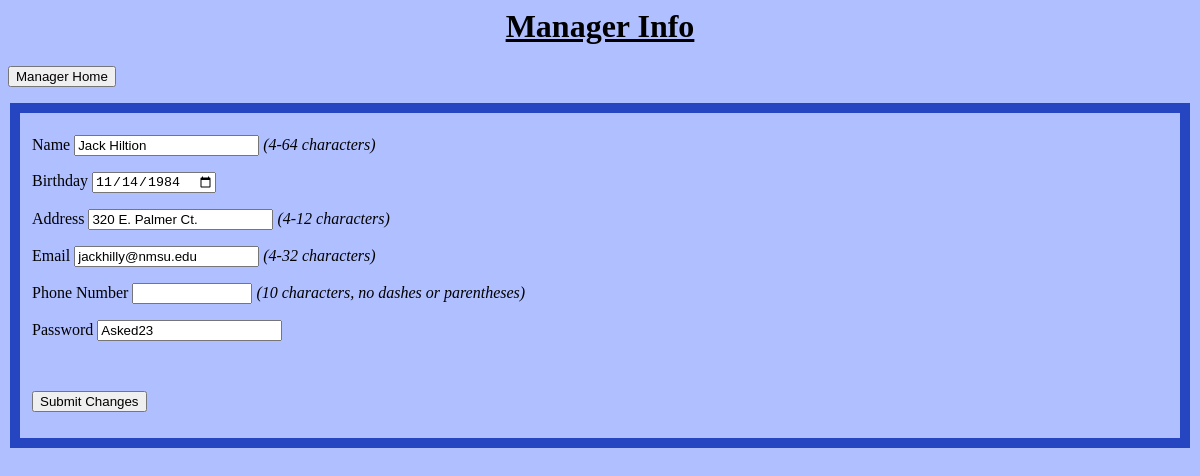
The app's page /CoachSystem/view_manager_info.php?altered_info (signed in), older data.
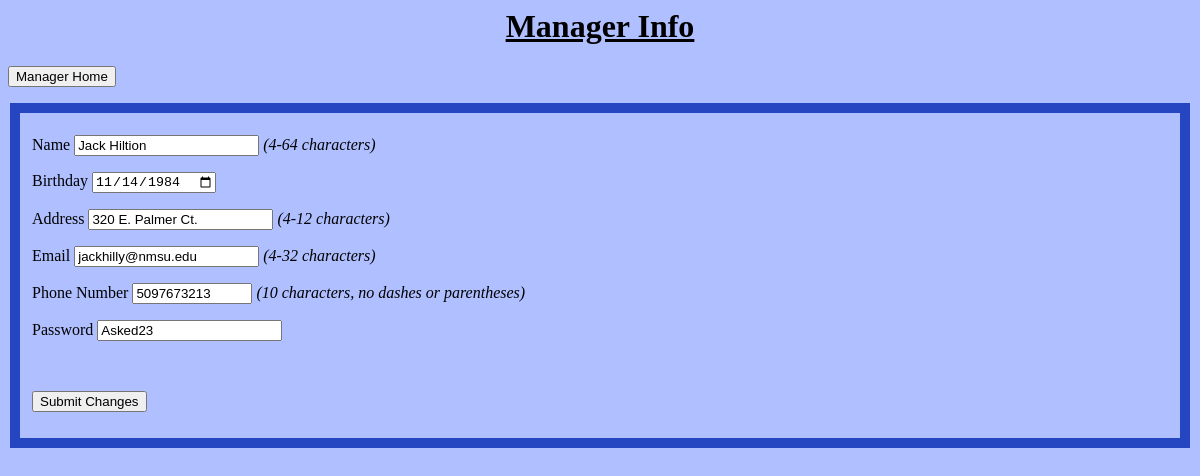
The same page, newer data.
### tables this page shows
create table Manager(
    ID int unsigned not null primary key auto_increment,
    LoginID varchar(16) not null,
    Name varchar(64) not null,
    Password varchar(8),
    Birthday date,
    Address varchar(128),
    Email varchar(32),
    PhoneNumber char(10)    
);

### CoachSystem/view_manager_info.php (the view, shortened to what this page needs)
<?php
$ID = $_SESSION['ID'];
try {
   $link = connectDB();
   $sql = "SELECT LoginID, Name, Birthday, Address, Email, PhoneNumber, Password FROM Manager WHERE ID = ".$ID;
   if($result=mysqli_query($link,$sql)) {
      while($row = mysqli_fetch_assoc($result)) {
         $Name = $row['Name'];
         $Birthday = $row['Birthday'];
         $Address = $row['Address'];
         $Email = $row['Email'];
         $PhoneNumber = $row['PhoneNumber'];
         $Password = $row['Password'];
      }
   }
}
catch (Exception $e) {
   $message = 'Unable to process request.';
}
?>
<html>
<head>
   <link href="styles.css" rel="stylesheet" type="text/css"
</head>
<body>
   <h1><center><u>Manager Info</u></center></h1>
   <form action="manager_home.php" method="post">
      <p>
         <input type="submit" value="Manager Home" />
      </p>
   </form>
   <form action="update_manager_info_functions.php" method="post">
      <fieldset style = "Color: #000000; border-color: #2645c1; border-width: 10px; border-style: solid;">
<p>
   <label>Name</label>
   <input type="text" name="Name" value="<?php echo $Name;?>" minlength="4" maxlength="64" required/>
   <i>(4-64 characters)</i>
</p>
<p>
   <label>Birthday</label>
   <input type="date" name="Birthday" value="<?php echo $Birthday;?>" required/>
</p>
<p>
   <label>Address</label>
   <input type="text" name="Address" value="<?php echo $Address;?>" minlength="4" maxlength="128" required/>
   <i>(4-12 characters)</i>
</p>
<p>
   <label>Email</label>
   <input type="text" name="Email" value="<?php echo $Email;?>" minlength="4" maxlength="32" required/>
   <i>(4-32 characters)</i>
</p>
<p>
   <label>Phone Number</label>
   <input type="number" name="PhoneNumber" value="<?php echo $PhoneNumber;?>" min="1000000000" max="9999999999" required/>
   <i>(10 characters, no dashes or parentheses)</i>
</p>
<p>
   <label>Password</label>
   <input type="text" name="Password" value="<?php echo $Password;?>" required/>
</p>
<br>
<p>
   <input type="submit" value="Submit Changes" />
</p>
</fieldset>
</form>
</body>
</html>

Row changes from the older to the newer data that the page shows:
changed manager "Jack Hiltion": PhoneNumber (not shown) → "5097673213"
